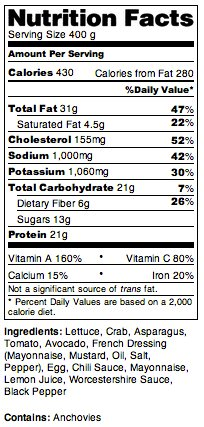
#> input picture data/labels/test4.png, 204 x 427 px, found by its file name
$ python test_ocr.py
#> lines starting #> are read from the running program, lines starting #| are printed output that depends on the picture
### src/image_processing.py
import cv2
import pytesseract
pytesseract.pytesseract.tesseract_cmd = r'C:\Program Files\Tesseract-OCR\tesseract.exe'


def extract_text(image_path):
#> called with image_path = 'data/labels/test4.png'
    image = cv2.imread(image_path)
#> image is the input picture: shape (427, 204, 3); mean B, G, R 208.2, 208.9, 208.6
    gray = cv2.cvtColor(image, cv2.COLOR_BGR2GRAY)
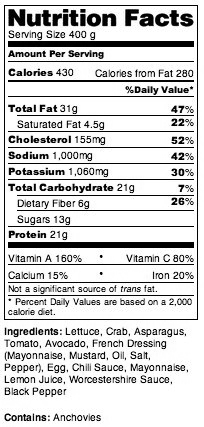
#> gray: shape (427, 204); min 0, max 255, mean 208.7
#> (the run stopped early here; a loop or call above may not have finished)
